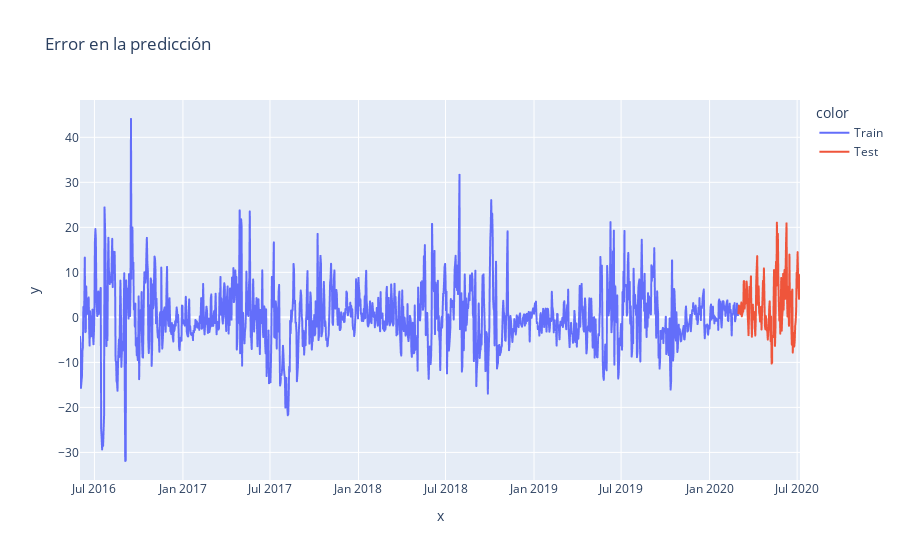

This figure's notebook cell:
### Markdown cell above
**5. Gráfico del error**

### Code cell
# calculamos errores de train y test
error_train = y_train_prophet - y_train_pred

error_test = y_test_prophet - y_test_pred
error = pd.concat([error_train, error_test]).reset_index(drop = True)

# graficamos errores
fig = px.line(x = df_homero.date, y=error, title='Error en la predicción', color = df_homero.set)
fig.show()

### Figure 1 — Plotly figure (JSON) as saved in the notebook; plotly's stock layout.template omitted (floating-point values rounded to 4 significant figures; data arrays with more than 128 entries replaced by an {"elided": "..."} marker saying what was removed)
{"data": [{"hovertemplate": "color=Train<br>x=%{x}<br>y=%{y}<extra></extra>", "legendgroup": "Train", "line": {"color": "#636efa", "dash": "solid"}, "marker": {"symbol": "circle"}, "mode": "lines", "name": "Train", "showlegend": true, "type": "scattergl", "x": {"elided": "1369 str values"}, "xaxis": "x", "y": {"elided": "1369 float values"}, "yaxis": "y"}, {"hovertemplate": "color=Test<br>x=%{x}<br>y=%{y}<extra></extra>", "legendgroup": "Test", "line": {"color": "#EF553B", "dash": "solid"}, "marker": {"symbol": "circle"}, "mode": "lines", "name": "Test", "showlegend": true, "type": "scattergl", "x": {"elided": "129 str values"}, "xaxis": "x", "y": {"elided": "129 float values"}, "yaxis": "y"}], "layout": {"legend": {"title": {"text": "color"}, "tracegroupgap": 0}, "title": {"text": "Error en la predicción"}, "xaxis": {"anchor": "y", "domain": [0, 1], "title": {"text": "x"}}, "yaxis": {"anchor": "x", "domain": [0, 1], "title": {"text": "y"}}}}
